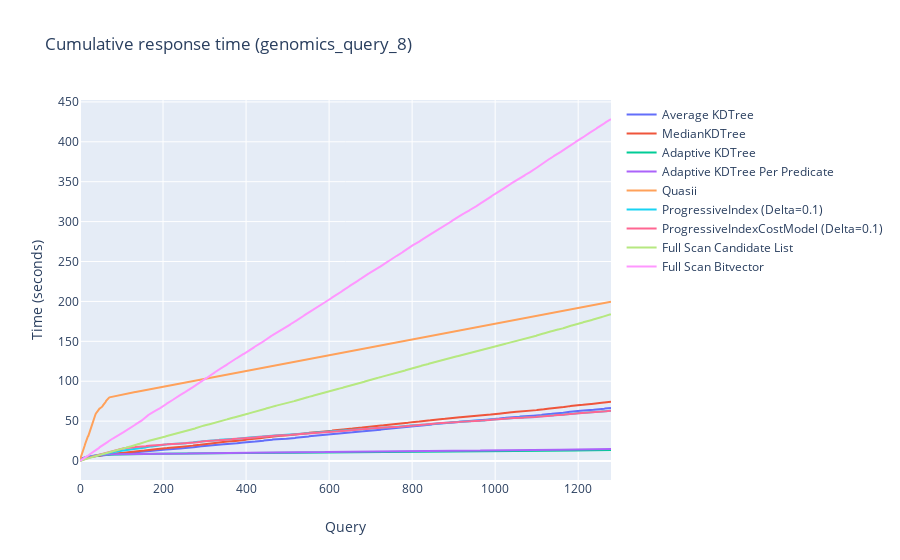

Here is the notebook cell this chart was saved with:
### Markdown cell above
# Cumulative Response Time
Cumulative response time using 2 attributes, 10M rows, and 0.1 selectivity

### Code cell
experiment = 'genomics_query_8'
n_rows = '10000000'
n_queries = '3000'
sel='0.0'
fig = go.Figure()

def plot_time(fig, df, name):
    fig.add_trace(go.Scatter(y=df['query_time_cumsum'], mode='lines',name=name))

plot_time(fig, read_df(files['AverageKDTree'], '0.0', '1024', experiment, n_rows, n_queries, sel), 'Average KDTree')

plot_time(fig, read_df(files['MedianKDTree'], '0.0', '1024', experiment, n_rows, n_queries, sel), 'MedianKDTree')

plot_time(fig, read_df(files['CrackingKDTree'], '0.0', '1024', experiment, n_rows, n_queries, sel), 'Adaptive KDTree')

plot_time(fig, read_df(files['CrackingKDTreePerDimension'], '0.0', '1024', experiment, n_rows, n_queries, sel), 'Adaptive KDTree Per Predicate')

plot_time(fig, read_df(files['Quasii'], '0.0', '1024', experiment, n_rows, n_queries, sel), 'Quasii')

plot_time(fig, read_df(files['ProgressiveIndex'], '0.1', '1024', experiment, n_rows, n_queries, sel), 'ProgressiveIndex (Delta=0.1)')

plot_time(fig, read_df(files['ProgressiveIndexCostModel'], '0.1', '1024', experiment, n_rows, n_queries, sel), 'ProgressiveIndexCostModel (Delta=0.1)')


plot_time(fig, read_df(files['FullScanCandidateList'], '0.0', '0', experiment, n_rows, n_queries, sel), 'Full Scan Candidate List')
plot_time(fig, read_df(files['FullScanBitVector'], '0.0', '0', experiment, n_rows, n_queries, sel), 'Full Scan Bitvector')

# plot_time(fig, read_df(experiment, files['FullScan']), 'Full Scan')
# plot_time(fig, read_df(experiment, files['FullScanCandidate']), 'Full Scan Candidate List')
fig.update_layout(title=f'Cumulative response time ({experiment})',
                   xaxis_title='Query',
                   yaxis_title='Time (seconds)')
fig.show()

### Figure 1 — Plotly figure (JSON) as saved in the notebook; plotly's stock layout.template omitted (floating-point values rounded to 4 significant figures; data arrays with more than 128 entries replaced by an {"elided": "..."} marker saying what was removed)
{"data": [{"mode": "lines", "name": "Average KDTree", "type": "scatter", "y": {"elided": "1280 float values"}}, {"mode": "lines", "name": "MedianKDTree", "type": "scatter", "y": {"elided": "1280 float values"}}, {"mode": "lines", "name": "Adaptive KDTree", "type": "scatter", "y": {"elided": "1280 float values"}}, {"mode": "lines", "name": "Adaptive KDTree Per Predicate", "type": "scatter", "y": {"elided": "1280 float values"}}, {"mode": "lines", "name": "Quasii", "type": "scatter", "y": {"elided": "1280 float values"}}, {"mode": "lines", "name": "ProgressiveIndex (Delta=0.1)", "type": "scatter", "y": {"elided": "1280 float values"}}, {"mode": "lines", "name": "ProgressiveIndexCostModel (Delta=0.1)", "type": "scatter", "y": {"elided": "1280 float values"}}, {"mode": "lines", "name": "Full Scan Candidate List", "type": "scatter", "y": {"elided": "1280 float values"}}, {"mode": "lines", "name": "Full Scan Bitvector", "type": "scatter", "y": {"elided": "1280 float values"}}], "layout": {"title": {"text": "Cumulative response time (genomics_query_8)"}, "xaxis": {"title": {"text": "Query"}}, "yaxis": {"title": {"text": "Time (seconds)"}}}}
